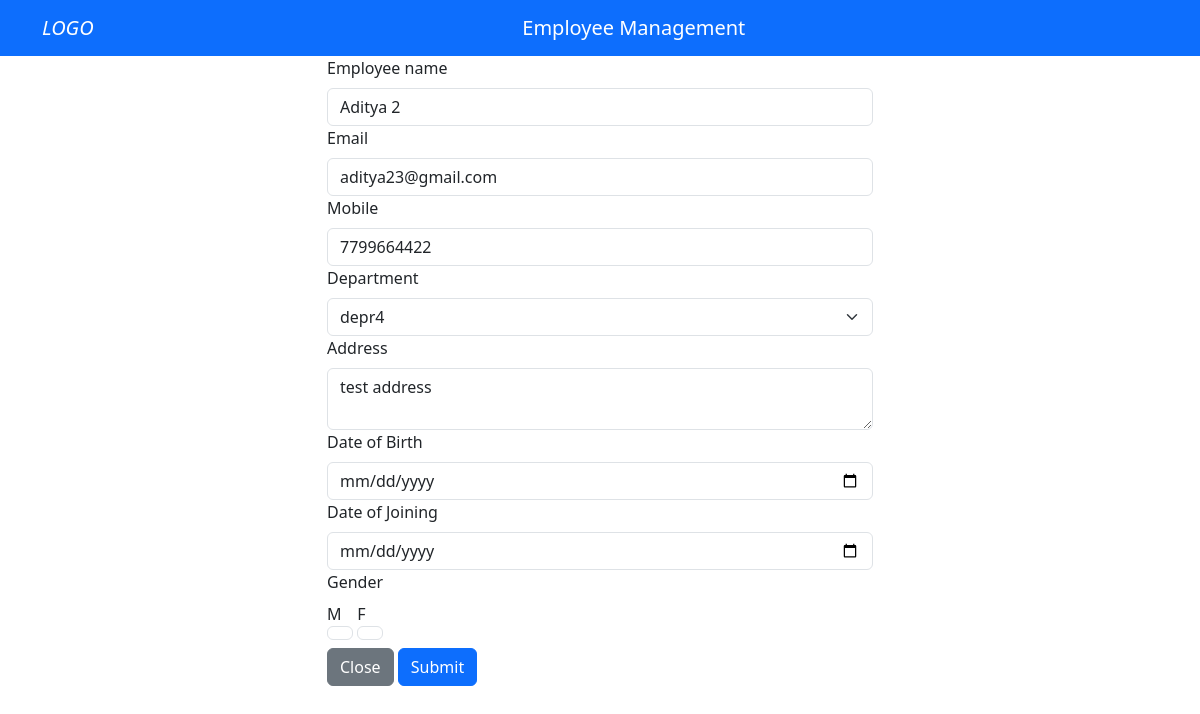
/edit_employee/5, run on the app's committed database.
### Sites_app/models.py (models this page shows)
class Employee(models.Model):
    emp_name = models.CharField(max_length=50)
    address = models.CharField(max_length=200)
    mobile = models.CharField(max_length=10)
    email = models.EmailField(max_length=100)
    dob = models.DateField()
    doj = models.DateField()
    gender = models.CharField(max_length=2)
    dept_id = models.ForeignKey(Department, on_delete=models.CASCADE)
    class Meta:
        db_table = 'employee'

class Department(models.Model):
    dept_name = models.CharField(max_length=100)
    type = models.CharField(max_length=100)
    address_block = models.CharField(max_length=100)
    class Meta:
        db_table = 'department'

### Sites_app/views.py (the view, shortened to what this page needs)
# urls.py: path('edit_employee/<int:pid>', edit_employee, name='edit_employee'),
def edit_employee(request, pid):
    print("edit employee")
    error = ""
    emp_obj = get_object_or_404(Employee, id=pid)
    dp_objs = Department.objects.all()
    return render(request, 'edit_employee.html', {'emp_obj': emp_obj, 'dp_objs': dp_objs})

### templates/edit_employee.html (shortened to what this page needs)
<!DOCTYPE html>
<html lang="en">
<head>
    <link href="https://cdn.jsdelivr.net/npm/bootstrap@5.3.3/dist/css/bootstrap.min.css" rel="stylesheet"
>
</head>
<body>
    <header>
        <nav class="navbar navbar-expand-lg navbar-dark bg-primary">
            <div class="container">
                <i class="navbar-brand">
                    LOGO
                </i>
                <a class="navbar-brand mx-auto" style="display: block;">Employee Management</a>
            </div>
        </nav>
    </header>
    <div class="modal-body">
        <div class="container">
            <form action="" id="editEmployeeForm" method="post" enctype="multipart/form-data">
                <div class="row justify-content-center">
                    <div class="col-md-6">
                        <label class="form-label">Employee name</label>
                        <input type="text" name="Employee" class="form-control" id="emp" value="{{emp_obj.emp_name}}" required>
                    </div>
                </div>
                <div class="row justify-content-center">
                    <div class="col-md-6">
                        <label class="form-label">Email</label>
                        <input type="text" name="Email" class="form-control" id="email" value="{{emp_obj.email}}" required>
                    </div>
                </div>
                <div class="row justify-content-center">
                    <div class="col-md-6">
                        <label class="form-label">Mobile</label>
                        <input type="number" name="Mobile" class="form-control" id="mobile" value="{{emp_obj.mobile}}" required>
                    </div>
                </div>
                <div class="row justify-content-center">
                    <div class="col-md-6">
                        <label class="form-label">Department</label>
                        <select class="form-select" name="Dept_type">
                            <option value="{{emp_obj.dept_id.dept_name}}">{{emp_obj.dept_id.dept_name}}</option>
                        </select>
                    </div>
                </div>
                <div class="row justify-content-center">
                    <div class="col-md-6">
                        <label class="form-label">Address</label>
                        <textarea name="Address" class="form-control" id="address" required>{{emp_obj.address}}</textarea>
                    </div>
                </div>
                <div class="row justify-content-center">
                    <div class="col-md-6">
                        <label class="form-label">Date of Birth</label>
                        <input type="date" name="DOB" class="form-control" id="dob" value="{{emp_obj.dob}}" required>
                    </div>
                </div>
                <div class="row justify-content-center">
                    <div class="col-md-6">
                        <label class="form-label">Date of Joining</label>
                        <input type="date" name="DOJ" class="form-control" id="doj" value="{{emp_obj.doj}}" required>
                    </div>
                </div>
                <div class="row justify-content-center">
                    <div class="col-md-6">
                        <label class="form-label">Gender</label>
                        <br>
                        <label class="form-label">M
                            <input type="radio" name="Gender" class="form-control" value="M" id="gender">
                        </label>
                        <label class="form-label">F
                            <input type="radio" name="Gender" class="form-control" value="F" id="gender">
                        </label>
                    </div>
                </div>
                <div class="row justify-content-center">
                    <div class="col-md-6">
                        <button type="button" class="btn btn-secondary" data-bs-dismiss="modal">Close</button>
                        <button type="submit" class="btn btn-primary">Submit</button>
                    </div>
                </div>
            </form>
        </div>
    </div>
</body>
</html>

### data on the page
Employee: Employee "Aditya 2", Email "aditya23@gmail.com", Mobile "7799664422", Dept_type "depr4", Address "test address"
